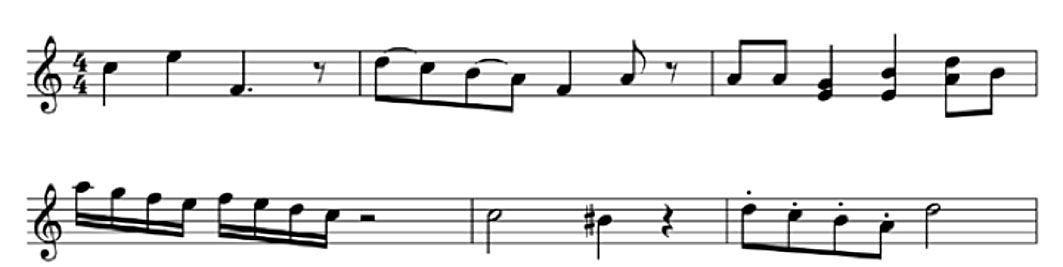
%> input picture Images/Le_1_Example.jpg, 1063 x 267 px
$ octave --eval "result = extractStaffsSegments(imread('Images/Le_1_Example.jpg'));"   (GNU Octave 9; MATLAB toolbox functions it lacks are replaced by stand-ins)
%> lines starting %> are read from the running program, lines starting %| are printed output that depends on the picture; in (x1, y1, x2, y2) boxes, pixels count from 0 and x2, y2 are one past the last pixel; in counts of white or black regions, pixels touching at a corner belong together; the program's own positions count from 1
function [staffsSegments] = extractStaffsSegments(image)
    % Aggressively increase contrast in image (push midtones to extremes)
    lines = histeq(image);
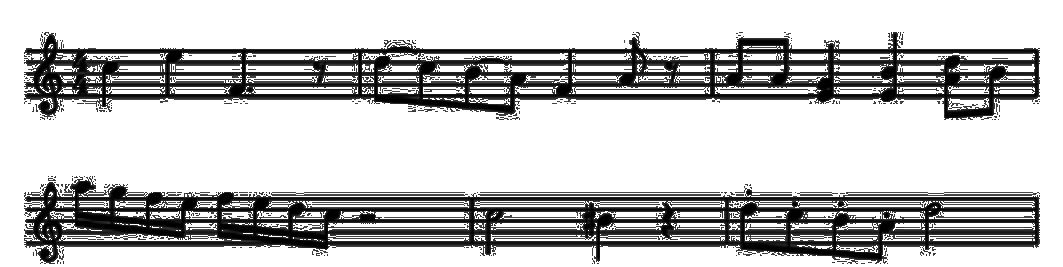
%> lines: size 267x1063x3 uint8; min 0, max 255, mean 193.6
    lines = imadjust(lines, [graythresh(lines) 1.0]);
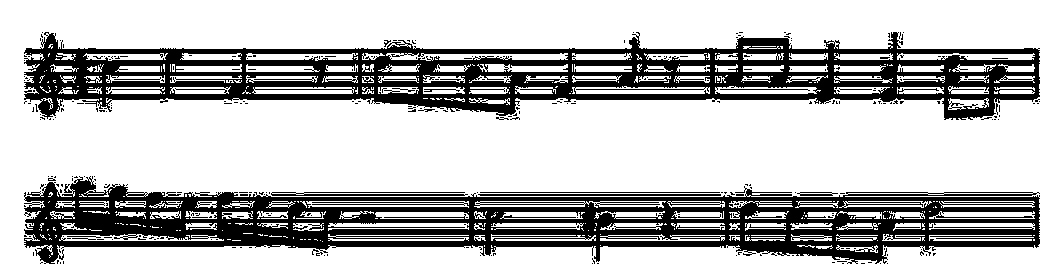
%> lines: size 267x1063x3 uint8; 72.2% white; 339 black regions (318 under 20 px), largest, box (x1, y1, x2, y2) and area: (24, 176, 1040, 264) 38996, (24, 32, 1040, 120) 36570, (271, 192, 468, 196) 575
    lines = imadjust(lines, [0.0 graythresh(lines)]);

    % Separate the lines
    segmentLength = size(lines,2)/4;
%> segmentLength = 265.8
    lines = imerode(lines, strel('disk', 2, 4));
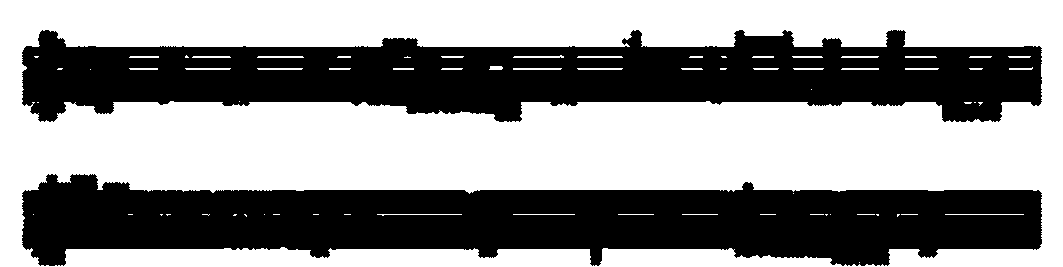
%> lines: size 267x1063x3 uint8; 56.4% white; 2 black regions, box (x1, y1, x2, y2) and area: (22, 174, 1042, 266) 63359, (22, 30, 1042, 122) 60367
    lines = imdilate(lines, strel('line', segmentLength, 0));
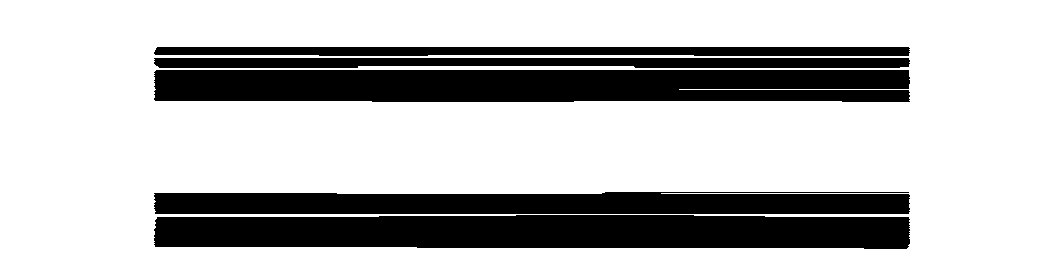
%> lines: size 267x1063x3 uint8; 73.2% white; 5 black regions, box (x1, y1, x2, y2) and area: (154, 215, 910, 249) 23731, (154, 70, 910, 102) 23432, (154, 192, 910, 214) 15638, (154, 58, 910, 68) 6977, (154, 47, 910, 56) 6357
    lines = imerode(lines, strel('line', segmentLength, 0));
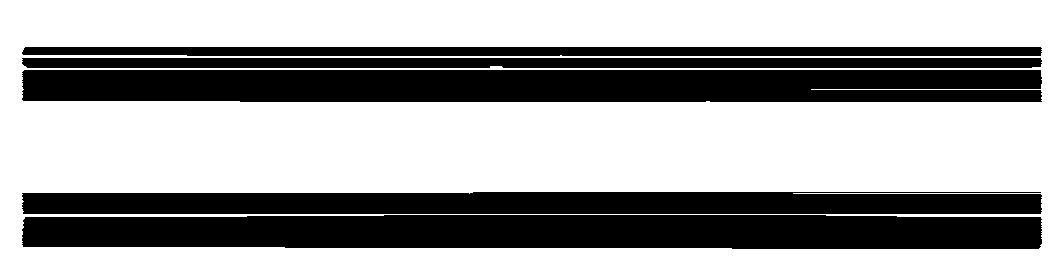
%> lines: size 267x1063x3 uint8; 62.8% white; 5 black regions, box (x1, y1, x2, y2) and area: (22, 215, 1042, 249) 32707, (22, 70, 1042, 102) 32144, (22, 192, 1042, 214) 21710, (22, 58, 1042, 68) 10145, (22, 47, 1042, 56) 8997

    % Melt lines together to create a "block" for each group of staff lines
    lines = imerode(lines, strel('disk', 16, 4));
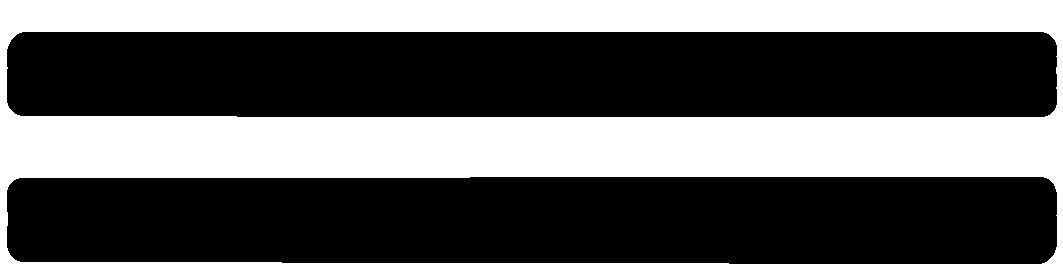
%> lines: size 267x1063x3 uint8; 37.2% white; 1 white region, box (x1, y1, x2, y2) and area: (0, 0, 1063, 267) 105488
    lines = imdilate(lines, strel('disk', 16, 4));
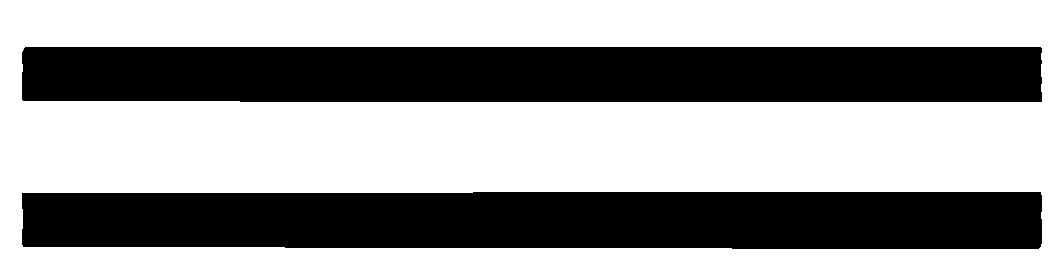
%> lines: size 267x1063x3 uint8; 60.4% white; 2 black regions, box (x1, y1, x2, y2) and area: (22, 192, 1042, 249) 56676, (22, 47, 1042, 102) 55835

    % Use region props to detect the bounding box of the staff "blocks"
    staffsMask = lines < graythresh(lines);
    props = regionprops(staffsMask, 'BoundingBox');
    staffCount = size(props, 1);
%> staffCount = 2

    if staffCount == 0
        % No staffs found, exit early
        staffsSegments = [];
        return;
    end

    % Sort props based on bounding box vertical order
    bboxes = cat(1, props.BoundingBox);
%> bboxes = [22.5 47.5 0.5 1020 55 3; 22.5 192.5 0.5 1020 57 3]
    if staffCount > 0
        top_edge = bboxes(:, 2);
%> top_edge = [47.5; 192.5]
        [sorted, sort_order] = sort(top_edge);
%> sorted = [47.5; 192.5]; sort_order = [1; 2]
        props = props(sort_order);
    end

    % Generate list of boxes for easier processing
    bboxes = [];
    for i=1:staffCount
        bbox = props(i).BoundingBox;
        x1 = floor(bbox(1));
        y1 = floor(bbox(2));
        x2 = x1 + floor(bbox(3));
        y2 = y1 + floor(bbox(4));

        box = struct;
        box.x1 = floor(bbox(1));
        box.y1 = floor(bbox(2));
        box.x2 = x1 + floor(bbox(3));
        box.y2 = y1 + floor(bbox(4));

        bboxes = [bboxes; box];
    end
%> this loop made 2 passes
%> (bbox, x1, y1, x2, y2, box.x1, box.y1, box.x2) on passes 1 to 2: ([22.5 47.5 0.5 1020 55 3], 22, 47, 22, 1067, 22, 47, 22), ([22.5 192.5 0.5 1020 57 3], 22, 192, 22, 1212, 22, 192, 22)
%> after the loop, bboxes = 2 items; x1, y1, x2 and y2: 22 47 22 1067, 22 192 22 1212; box = {x1 22, y1 192, x2 22, y2 1212}

    %%%% Generate staff regions based on the bounding boxes %%%%
    % Staff regions are equally divided regions in the image that encloses
    % the staff boxes and meets halfway to the next box. The intention is
    % to use these regions to isolate each staff and notes.
    %%%%
    verticalCuts = ones(1, staffCount+1);
    verticalCuts(end) = size(image, 1);
    for i=2:staffCount
        yPrevious = bboxes(i-1).y2;
        yCurrent = bboxes(i).y1;
        verticalCuts(i) = yPrevious + floor((yCurrent-yPrevious)/2);
    end
%> this loop made 1 pass
%> (yPrevious, yCurrent) on pass 1: (1067, 192)
%> after the loop, verticalCuts = [1 629 267]

    % Compute combined outer region of bounding boxes.
    outerRegionLeft  = bboxes(1).x1;
%> outerRegionLeft = 22
    outerRegionRight = bboxes(1).x2;
%> outerRegionRight = 22
    for i=2:staffCount
        outerRegionLeft  = min(outerRegionLeft, bboxes(i).x1);
        outerRegionRight = max(outerRegionRight, bboxes(i).x2);
    end
%> this loop made 1 pass
%> (outerRegionLeft, outerRegionRight) on pass 1: (22, 22)
    outerRegionWidth = outerRegionRight-outerRegionLeft;
%> outerRegionWidth = 0

    % Extract staff segments
    staffsSegments = [];
    for i=1:staffCount
        % Determine region using width of bounding box and height of vertical cuts
        xBegin = bboxes(i).x1;
        xEnd   = bboxes(i).x2;
        yBegin = verticalCuts(i);
        yEnd   = verticalCuts(i+1);

        % Crop based on the new region
        segment = struct;
        segment.image = image(yBegin:yEnd, xBegin:xEnd);
        segment.mask  = staffsMask(yBegin:yEnd, xBegin:xEnd);

        % Resize width of each staff to match the outer region
        segment.image = imresize(segment.image, [size(segment.image, 1) outerRegionWidth], 'bicubic');
        segment.mask  = imresize(segment.mask,  [size(segment.image, 1) outerRegionWidth], 'nearest');

        % New bounding box width is the width of the image segment.
        % New height is the same but has the vertical cut as origin.
        segment.staffBeginY = bboxes(i).y1-yBegin;
        segment.staffEndY = bboxes(i).y2-yBegin;

        % DRAW DEBUG
        if false
            segment.image = 1-(1-segment.image)*0.2;
            segment.image(segment.staffBeginY, :) = 0;
            segment.image(segment.staffEndY, :) = 0;
        end

        staffsSegments = [staffsSegments; segment];
    end
%> this loop made 1 pass
%> (xBegin, xEnd, yBegin, yEnd) on pass 1: (22, 22, 1, 629)
end
%> (the run ends here)

$ run again, on Images/TestStaff.jpg
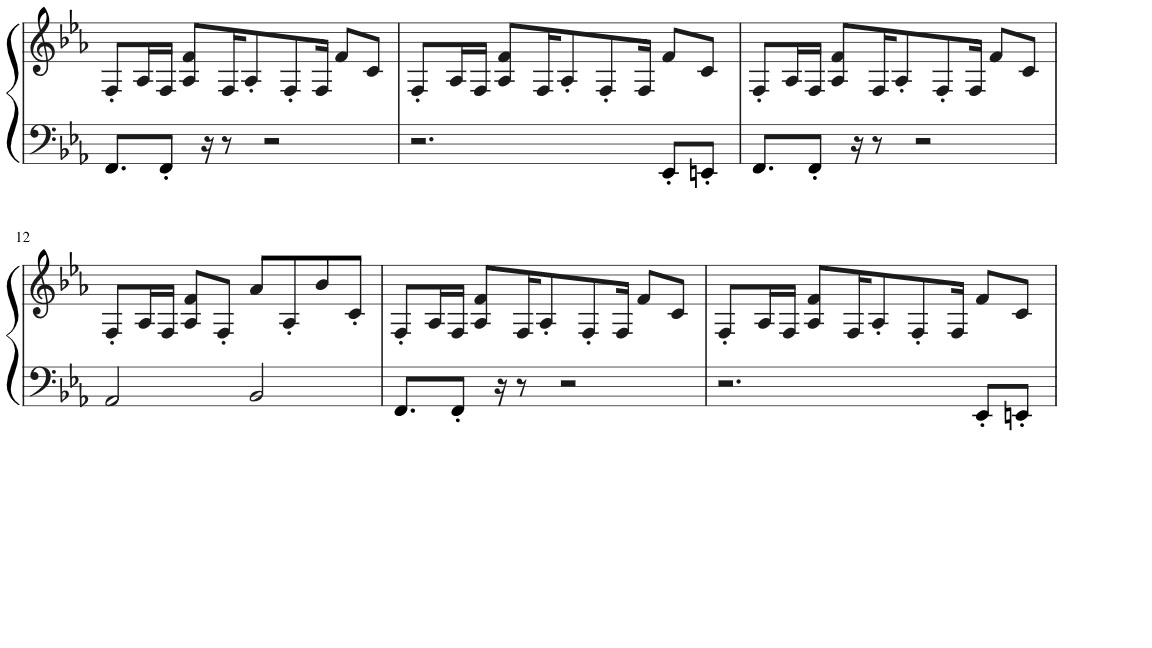
%> input picture Images/TestStaff.jpg, 1152 x 648 px
%> in extractStaffsSegments, `lines = imerode(lines, strel('disk', 2, 4));`:
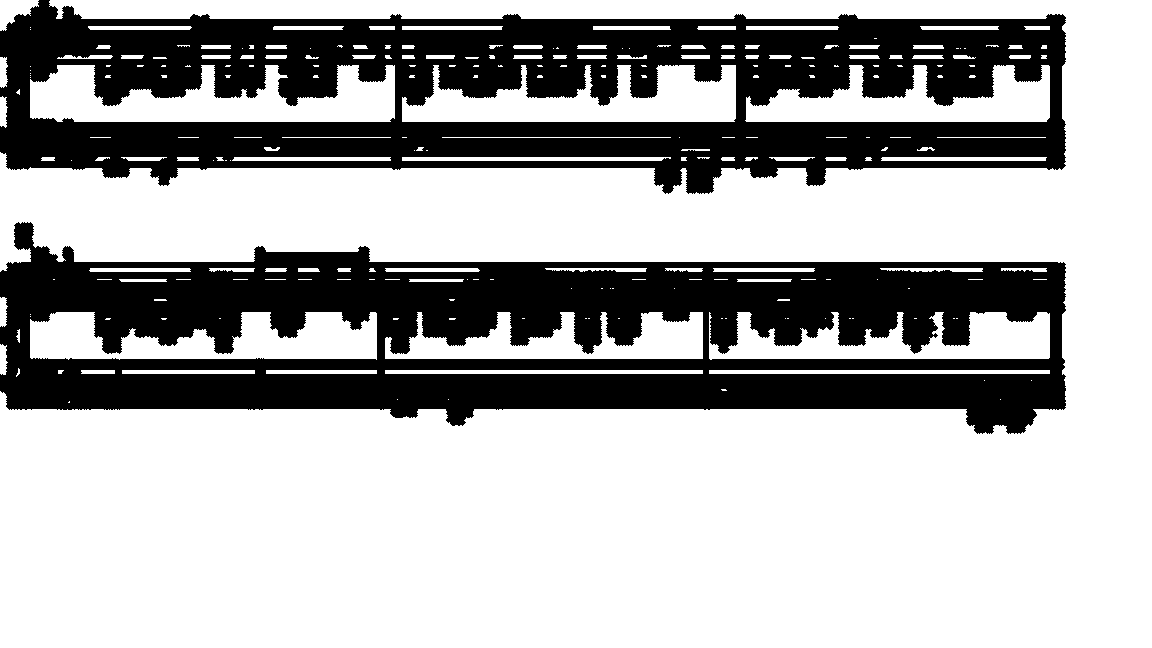
%> lines: size 648x1152x3 uint8; 67.6% white; 2 black regions, box (x1, y1, x2, y2) and area: (0, 222, 1066, 434) 124828, (0, 0, 1066, 194) 117001
%> in extractStaffsSegments, `lines = imdilate(lines, strel('disk', 16, 4));`:
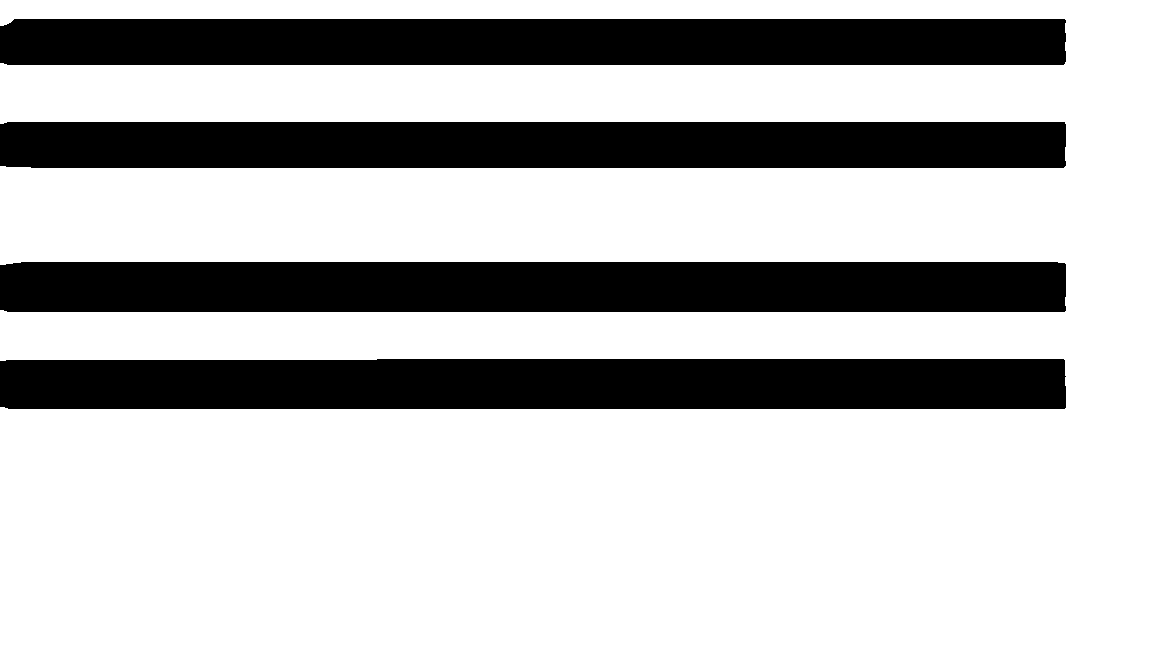
%> lines: size 648x1152x3 uint8; 72.7% white; 4 black regions, box (x1, y1, x2, y2) and area: (0, 262, 1066, 312) 53230, (0, 359, 1066, 409) 52876, (0, 122, 1066, 168) 48969, (0, 19, 1066, 65) 48931
%> staffCount = 4
%> in extractStaffsSegments, `bboxes = cat(1, props.BoundingBox);`: bboxes = [0.5 19.5 0.5 1066 46 3; 0.5 122.5 0.5 1066 46 3; 0.5 262.5 0.5 1066 50 3; 0.5 359.5 0.5 1066 50 3]
%> top_edge = [19.5; 122.5; 262.5; 359.5]
%> sort_order = [1; 2; 3; 4]
%> the loop in extractStaffsSegments, `for i=1:staffCount` made 4 passes
%> (bbox, y1, y2, box.y1, box.y2) on passes 2 to 4: ([0.5 122.5 0.5 1066 46 3], 122, 1188, 122, 1188), ([0.5 262.5 0.5 1066 50 3], 262, 1328, 262, 1328), ([0.5 359.5 0.5 1066 50 3], 359, 1425, 359, 1425)
%> after the loop in extractStaffsSegments, `for i=1:staffCount`: bboxes = 4 items; x1, y1, x2 and y2: 0 19 0 1085, 0 122 0 1188, 0 262 0 1328, 0 359 0 1425; box = {x1 0, y1 359, x2 0, y2 1425}
%> the loop in extractStaffsSegments, `for i=2:staffCount` made 3 passes
%> (yPrevious, yCurrent) on passes 1 to 3: (1085, 122), (1188, 262), (1328, 359)
%> after the loop in extractStaffsSegments, `for i=2:staffCount`: verticalCuts = [1 603 725 843 648]
%> in extractStaffsSegments, `outerRegionLeft  = bboxes(1).x1;`: outerRegionLeft = 0
%> the loop in extractStaffsSegments, `for i=2:staffCount` made 3 passes
%> the loop in extractStaffsSegments, `for i=1:staffCount` made 1 pass
%> (xBegin, xEnd, yBegin, yEnd) on pass 1: (0, 0, 1, 603)
